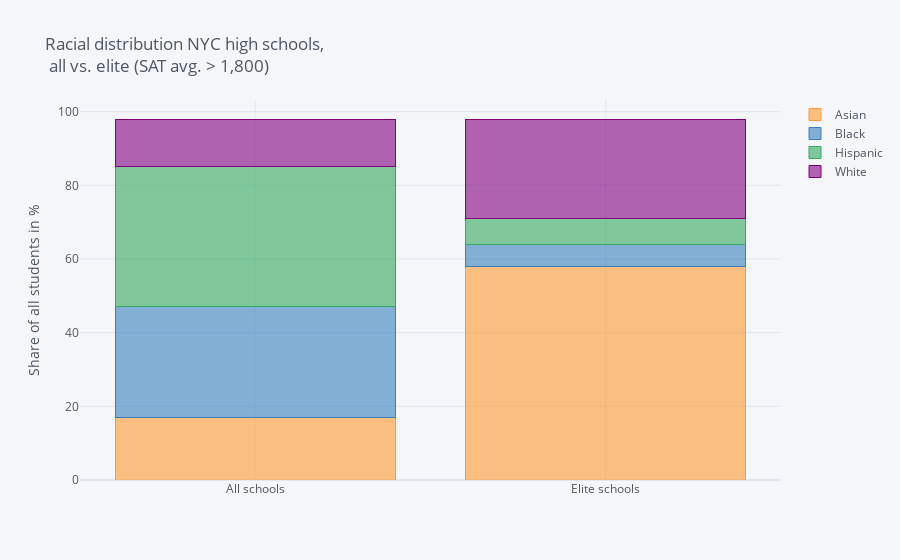

Notebook cell for this chart:
### Markdown cell above
* Almost all schools in the Bronx (double-click "Bronx" in legend) exhibit above average high shares of hispanics and below average SAT scores. There might be confounding factors (crime or poverty) leading to low SAT scores of hispanics in NYC. *Sadly the only elite schools in the Bronx (Lehman, Bronx High School of Science) have very few hispanic students.*

* Schools with very low average SAT scores and very high shares of hispanic students are specialized on students with limited English skills (often named "International" schools etc.). It is not surprising that these schools score below average, because SAT tests both reading and writing.

* The high schools with high SAT scores and low shares of hispanics are all highly selective public schools with excellent reputation. **I am interested in seeing the racial makeup of all these elite schools (avg. SAT > 1,800) compared to all schools.**

### Code cell
# build stacked bar to racial makeup of all schools and elite schools
num_race = ['asian_num', 'black_num', 'hispanic_num', 'white_num']
high_sat = combined["sat_score"] > 1800

race_dist = pd.DataFrame(data=[combined.loc[:, num_race].sum()/combined.loc[:, num_race].sum().sum(),
                               combined.loc[high_sat, num_race].sum()/combined.loc[high_sat, num_race].sum().sum()],
                         index=["All schools", "Elite schools"])*100
race_dist.columns = ["Asian","Black","Hispanic", "White"]
race_dist.astype(int).iplot(kind="bar", barmode="stack", yTitle='Share of all students in %',
                            title='Racial distribution NYC high schools, <br> all vs. elite (SAT avg. > 1,800)')

### Figure 1 — Plotly figure (JSON) as saved in the notebook; plotly's stock layout.template omitted (floating-point values rounded to 4 significant figures)
{"data": [{"marker": {"color": "rgba(255, 153, 51, 0.6)", "line": {"color": "rgba(255, 153, 51, 1.0)", "width": 1}}, "name": "Asian", "orientation": "v", "text": "", "type": "bar", "x": ["All schools", "Elite schools"], "y": [17, 58]}, {"marker": {"color": "rgba(55, 128, 191, 0.6)", "line": {"color": "rgba(55, 128, 191, 1.0)", "width": 1}}, "name": "Black", "orientation": "v", "text": "", "type": "bar", "x": ["All schools", "Elite schools"], "y": [30, 6]}, {"marker": {"color": "rgba(50, 171, 96, 0.6)", "line": {"color": "rgba(50, 171, 96, 1.0)", "width": 1}}, "name": "Hispanic", "orientation": "v", "text": "", "type": "bar", "x": ["All schools", "Elite schools"], "y": [38, 7]}, {"marker": {"color": "rgba(128, 0, 128, 0.6)", "line": {"color": "rgba(128, 0, 128, 1.0)", "width": 1}}, "name": "White", "orientation": "v", "text": "", "type": "bar", "x": ["All schools", "Elite schools"], "y": [13, 27]}], "layout": {"barmode": "stack", "legend": {"bgcolor": "#F5F6F9", "font": {"color": "#4D5663"}, "traceorder": "normal"}, "paper_bgcolor": "#F5F6F9", "plot_bgcolor": "#F5F6F9", "title": {"font": {"color": "#4D5663"}, "text": "Racial distribution NYC high schools, <br> all vs. elite (SAT avg. > 1,800)"}, "xaxis": {"gridcolor": "#E1E5ED", "showgrid": true, "tickfont": {"color": "#4D5663"}, "title": {"font": {"color": "#4D5663"}, "text": ""}, "zerolinecolor": "#E1E5ED"}, "yaxis": {"gridcolor": "#E1E5ED", "showgrid": true, "tickfont": {"color": "#4D5663"}, "title": {"font": {"color": "#4D5663"}, "text": "Share of all students in %"}, "zerolinecolor": "#E1E5ED"}}}
